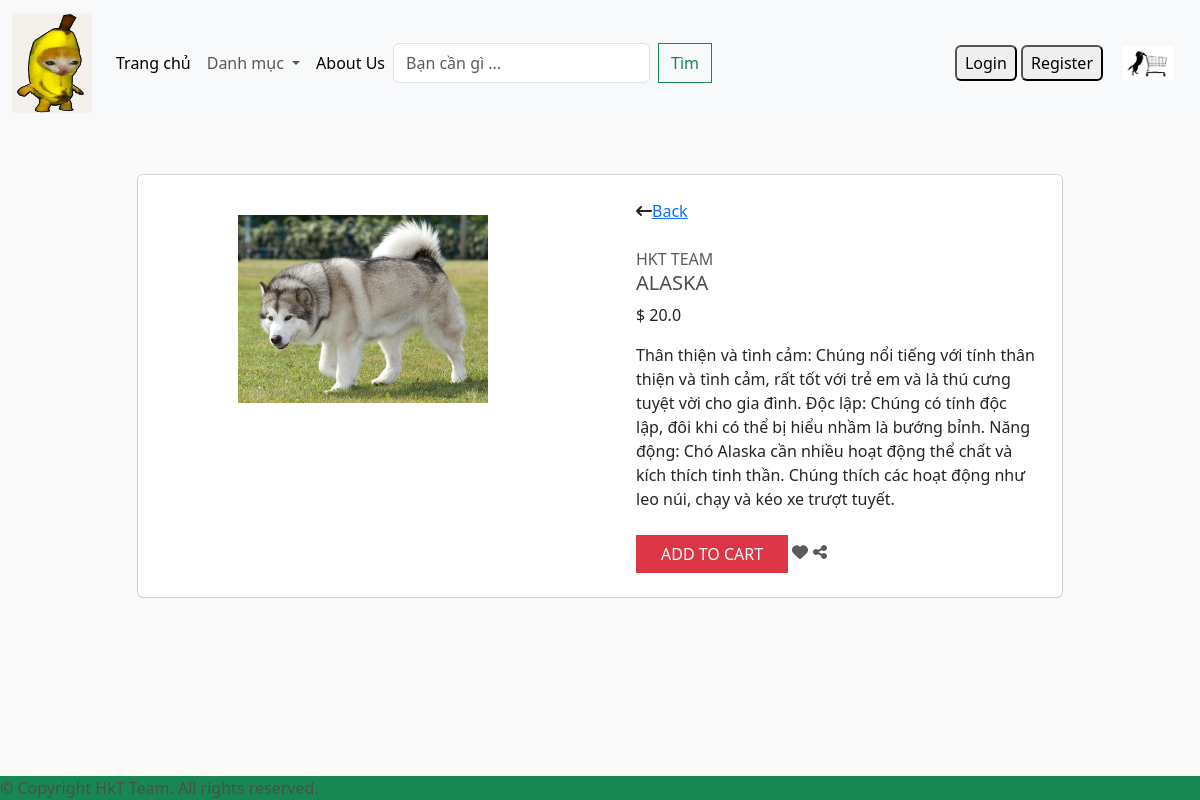
Screenshot of /detail/?id=40 with the database file from the repository.
### app/models.py (models this page shows, shortened)
class Product(models.Model):
    category = models.ManyToManyField(Category,related_name='product')
    name = models.CharField(max_length=200, null=True)
    price = models.FloatField()
    digital = models.BooleanField(default=False, null=True, blank=False)
    image = models.ImageField(null=True, blank=True)
    detail = models.TextField(null=True, blank=True)

### app/views.py (the view)
# urls.py: path('detail/', views.detail, name="detail"),
def detail(request):
    user_not_login = "hidden"
    user_login = "show"
    if request.user.is_authenticated:
        customer = request.user
        order, created = Order.objects.get_or_create(customer=customer, complete=False)
        items = order.orderitem_set.all()
        cartItems = order.get_cart_items()  # Call the method to get cart items
        user_not_login = "hidden"
        user_login = "show"
    else:
        items = []
        order = {'get_cart_items': 0, 'get_cart_total': 0}
        cartItems = order['get_cart_items']
        user_not_login = "show"
        user_login = "hidden"
    id = request.GET.get('id','')
    products = Product.objects.filter(id=id)
    categories = Category.objects.filter(is_sub =False)
    context = {'products':products,'categories': categories,'products': products, 'cartItems': cartItems, 'user_not_login': user_not_login, 'user_login': user_login}
    return render(request, 'app/detail.html', context)

### app/templates/app/detail.html (shortened to what this page needs)
{% extends 'app/base.html' %}
{% load static %}
    {% block register %}
    {% for product in products  %}
    <div class="container mt-5 mb-5">
      <div class="row d-flex justify-content-center">
          <div class="col-md-10">
              <div class="card">
                  <div class="row">
                      <div class="col-md-6">
                          <div class="images p-3">
                              <div class="text-center p-4"> <img id="main-image" src="{{product.image.url}}" width="250" /> </div>
                          </div>
                      </div>
                      <div class="col-md-6">
                          <div class="product p-4">
                              <div class="d-flex justify-content-between align-items-center">
                                  <div class="d-flex align-items-center"> <i class="fa fa-long-arrow-left"></i> <span class="ml-1"><a href= "{% url 'home' %}">Back</a></span>
                                  </div>
                              </div>
                              <div class="mt-4 mb-3"> <span class="text-uppercase text-muted brand">HKT TEAM</span>
                                  <h5 class="text-uppercase">{{product.name}}</h5>
                                  <div class="price d-flex flex-row align-items-center"> <span class="act-price">$ {{product.price}}</span>
                                  </div>
                              </div>
                              <p class="about">{{product.detail}}</p>
                              <div class="cart mt-4 align-items-center">
                                <button data-product="{{ product.id }}" data-action="add" class="btn btn-danger text-uppercase mr-2 px-4 add-btn update-cart">Add to cart</button> <i class="fa fa-heart text-muted"></i> <i class="fa fa-share-alt text-muted"></i> </div>
                          </div>
                      </div>
                  </div>
              </div>
          </div>
      </div>
  </div>
    {% endfor %}
    {% endblock register %}

### app/static/app/css/style.css (style rules this page uses)
* { margin: 0; padding: 0; box-sizing: border-box; }
body { background-color: hsl(0, 0%, 98%); color: hsl(0, 0%, 30%); }
h1, h2, h3, h4, h5, h6 { color: inherit; }
.product { border-radius: 0 0 4px 4px; }
.btn { border-radius: 0; }

### app/static/app/css/main.css (style rules this page uses)
body { background-color: hsl(0, 0%, 98%); }
h1, h2, h3, h4, h5, h6 { color: hsl(0, 0%, 30%); }
.product { border-radius: 0 0 4px 4px; }
.btn { border-radius: 0; }

### rows the page displays
Product: image (picture), name "ALASKA", price "20.0", detail "Thân thiện và tình cảm: Chúng nổi tiếng với tính thân thiện và tình cảm, rất tốt với trẻ em và là thú cưng tuyệt vời cho gia đình. Độc lập: Chúng có tính độc lập, đôi khi có thể bị hiểu nhầm là bướng bỉnh. Năng động: Chó Alaska cần nhiều hoạt động thể chất và kích thích tinh thần. Chúng thích các hoạt động như leo núi, chạy và kéo xe trượt tuyết."
